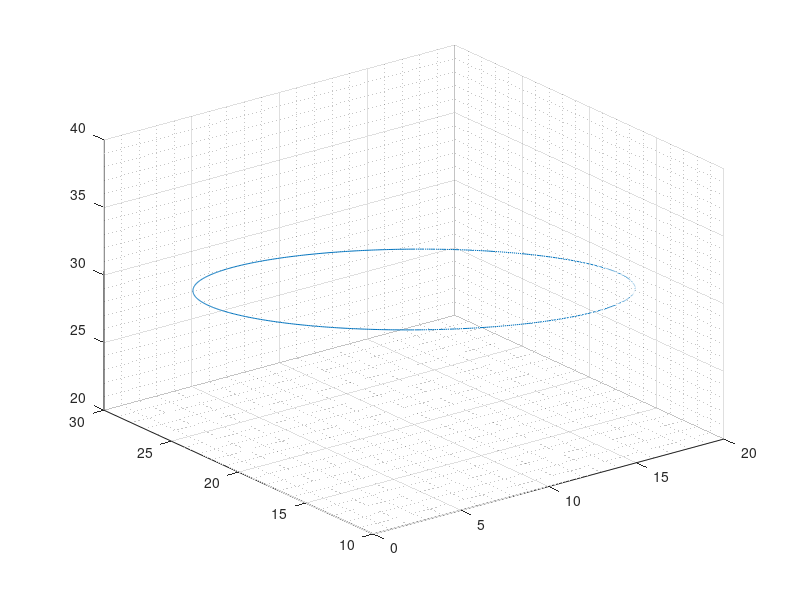
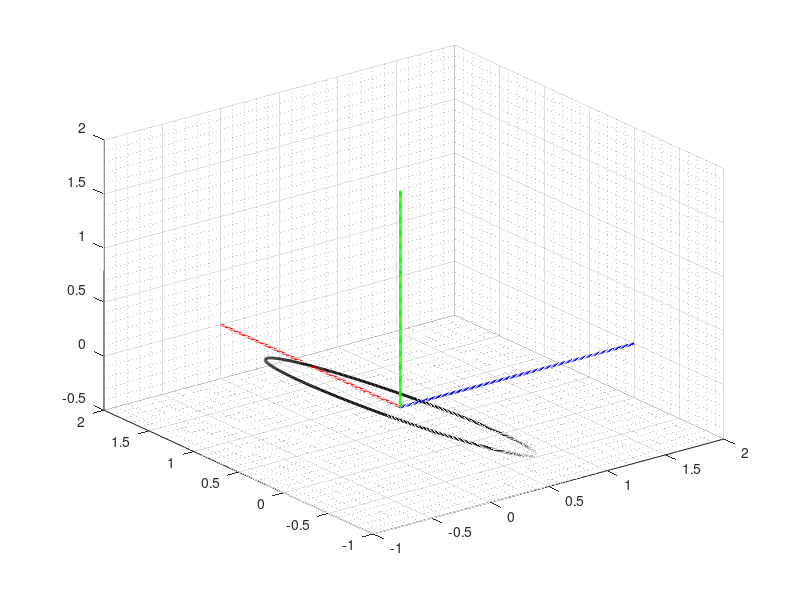
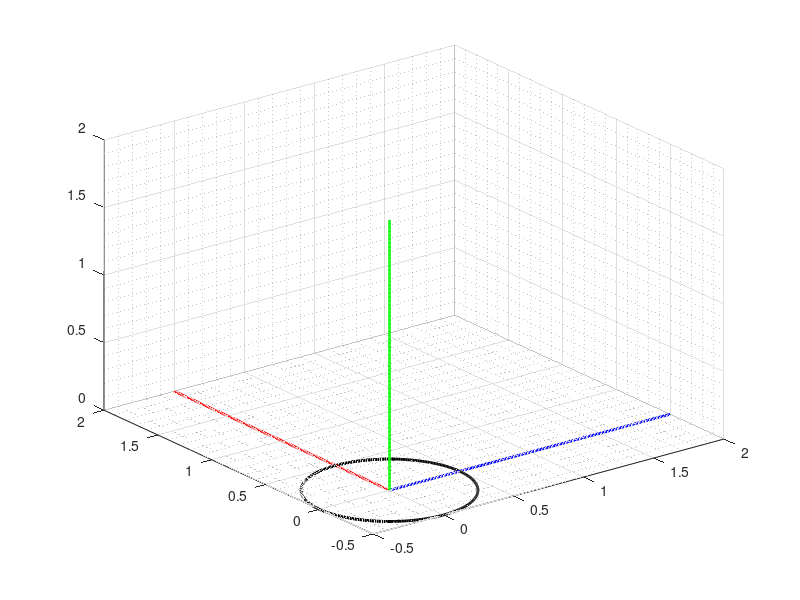

The MATLAB script that drew these images, in order:
% ---- test 1 ---- %
phi = 0:0.01:2*pi;
x = 10+8*cos(phi)+3*sqrt(2)*sin(phi);
y = 20-6*cos(phi)+4*sqrt(2)*sin(phi);
z = 30-5*sqrt(2)*sin(phi);

figure(1);
plot3(x,y,z);
grid on; grid minor;
clear;

% ---- test 2 ---- %
phi = 0:0.01:2*pi;
alpha = pi/6;
R = 1;
x = R*cos(alpha)*sin(phi);
y = -R*cos(phi);
z = -R*sin(alpha)*sin(phi);

figure(2);
plot3(x,y,z,'k','linewidth',2);
grid on; grid minor; hold on;

xaxis_x = 0:0.01:2;
xaxis_y = zeros(1,size(xaxis_x,2));
xaxis_z = zeros(1,size(xaxis_x,2));

yaxis_x = zeros(1,size(xaxis_x,2));
yaxis_y = 0:0.01:2;
yaxis_z = zeros(1,size(xaxis_x,2));

zaxis_x = zeros(1,size(xaxis_x,2));
zaxis_y = zeros(1,size(xaxis_x,2));
zaxis_z = 0:0.01:2;

plot3(xaxis_x,xaxis_y,xaxis_z,'b','linewidth',2);
plot3(yaxis_x,yaxis_y,yaxis_z,'r','linewidth',2);
plot3(zaxis_x,zaxis_y,zaxis_z,'g','linewidth',2);
clear;

% ---- test 3 ---- %
phi = 0:0.01:2*pi;
beta = pi/6;
R = 1;
x = -R*sin(beta)*sin(2*phi);
y = -R*sin(beta)*cos(2*phi);
z = zeros(1,size(x,2));

figure(3);
plot3(x,y,z,'k','linewidth',2);
grid on; grid minor; hold on;

xaxis_x = 0:0.01:2;
xaxis_y = zeros(1,size(xaxis_x,2));
xaxis_z = zeros(1,size(xaxis_x,2));

yaxis_x = zeros(1,size(xaxis_x,2));
yaxis_y = 0:0.01:2;
yaxis_z = zeros(1,size(xaxis_x,2));

zaxis_x = zeros(1,size(xaxis_x,2));
zaxis_y = zeros(1,size(xaxis_x,2));
zaxis_z = 0:0.01:2;

plot3(xaxis_x,xaxis_y,xaxis_z,'b','linewidth',2);
plot3(yaxis_x,yaxis_y,yaxis_z,'r','linewidth',2);
plot3(zaxis_x,zaxis_y,zaxis_z,'g','linewidth',2);
clear;